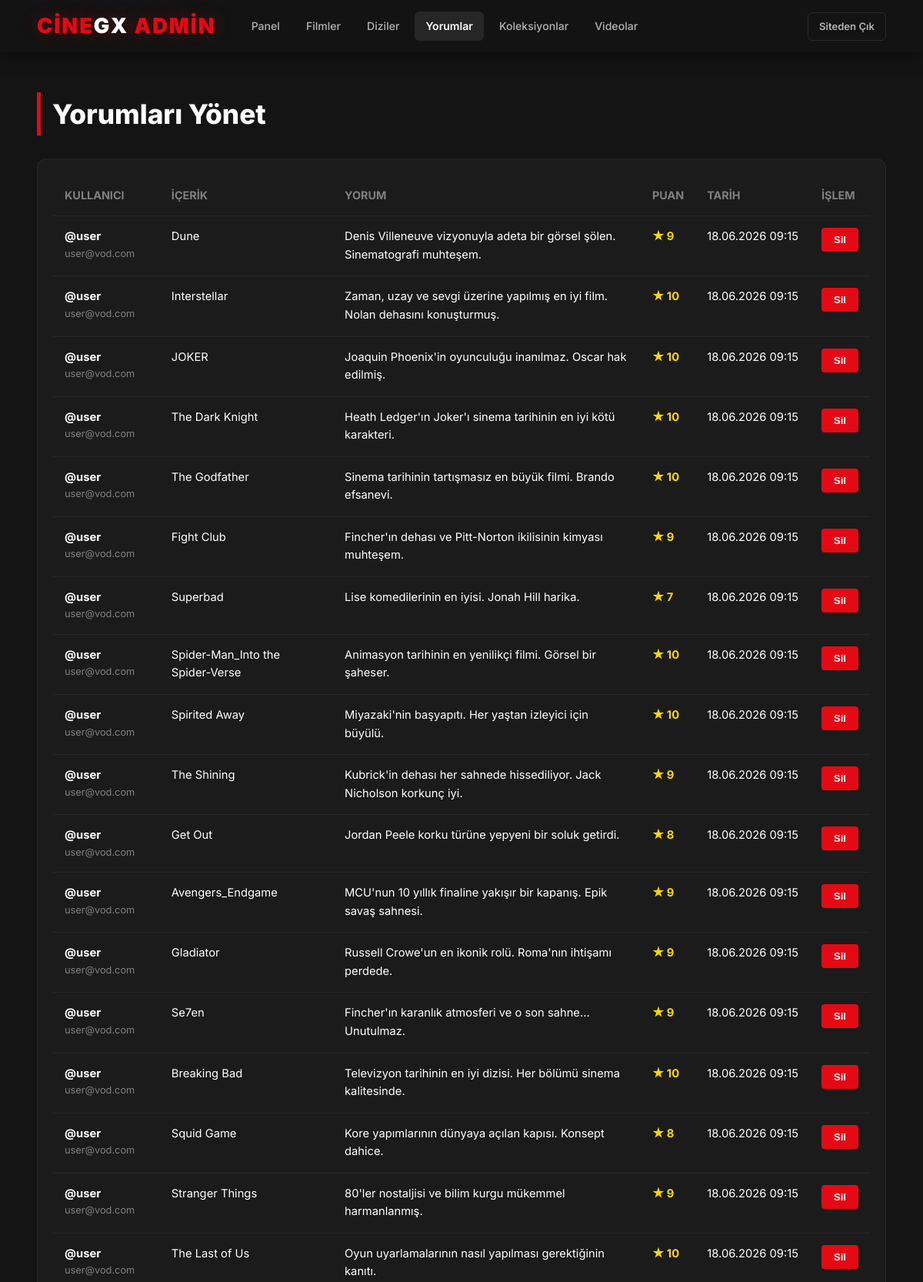
The app's page /admin/comments.php (signed in, upper part) with its own data.
### tables this page shows
CREATE TABLE `comments` (
  `id` int(11) NOT NULL AUTO_INCREMENT,
  `user_id` int(11) NOT NULL,
  `content_id` int(11) NOT NULL,
  `content_type` enum('movie','series') NOT NULL,
  `rating` int(2) NOT NULL CHECK (`rating` >= 1 AND `rating` <= 10),
  `comment_text` text NOT NULL,
  `likes` int(11) DEFAULT 0,
  `created_at` timestamp DEFAULT current_timestamp(),
  PRIMARY KEY (`id`),
  FOREIGN KEY (`user_id`) REFERENCES `users`(`id`) ON DELETE CASCADE
);

CREATE TABLE `users` (
  `id` int(11) NOT NULL AUTO_INCREMENT,
  `username` varchar(50) NOT NULL,
  `email` varchar(100) NOT NULL,
  `password_hash` varchar(255) NOT NULL,
  `is_premium` tinyint(1) DEFAULT 0,
  `is_admin` tinyint(1) DEFAULT 0,
  `created_at` timestamp DEFAULT current_timestamp(),
  PRIMARY KEY (`id`),
  UNIQUE KEY `email` (`email`)
);

### admin/comments.php (the view, shortened to what this page needs)
<?php
require_once __DIR__ . '/../includes/db.php';
$stmt = $pdo->query("
    SELECT c.*, u.username, u.email, COALESCE(m.title, s.title) AS content_title
    FROM comments c
    JOIN users u ON c.user_id = u.id
    LEFT JOIN movies m ON c.content_type = 'movie' AND c.content_id = m.id
    LEFT JOIN series s ON c.content_type = 'series' AND c.content_id = s.id
    ORDER BY c.created_at DESC
");
$comments = $stmt->fetchAll();
?>
<!DOCTYPE html>
<html lang="tr">
<head>
    <link rel="stylesheet" href="../assets/css/style.css">
</head>
<body>
<header class="navbar scrolled">
    <div class="navbar-inner">
        <a href="../index.php" class="navbar-logo">Cine<span>GX</span> Admin</a>
        <nav class="navbar-nav">
            <a href="index.php" class="nav-link">Panel</a>
            <a href="movies.php" class="nav-link">Filmler</a>
            <a href="series.php" class="nav-link">Diziler</a>
            <a href="comments.php" class="nav-link active">Yorumlar</a>
            <a href="collections.php" class="nav-link">Koleksiyonlar</a>
            <a href="videos.php" class="nav-link">Videolar</a>
        </nav>
        <div class="navbar-user">
            <a href="../index.php" class="btn-logout">Siteden Çık</a>
        </div>
    </div>
</header>
<div class="admin-page">
    <h1 class="admin-title">Yorumları Yönet</h1>
    <div class="comments-table-wrapper">
        <?php if (empty($comments)): ?>
            <p style="color: var(--text-muted); text-align: center; padding: 20px;">Sistemde henüz yorum bulunmuyor.</p>
        <?php else: ?>
            <table>
                <thead>
                    <tr>
                        <th>Kullanıcı</th>
                        <th>İçerik</th>
                        <th>Yorum</th>
                        <th>Puan</th>
                        <th>Tarih</th>
                        <th>İşlem</th>
                    </tr>
                </thead>
                <tbody>
                    <?php foreach ($comments as $comm): ?>
                        <tr>
                            <td>
                                <div class="comment-user-info">
                                    <span>@<?= htmlspecialchars($comm['username']) ?></span>
                                    <span><?= htmlspecialchars($comm['email']) ?></span>
                                </div>
                            </td>
                            <td><?= htmlspecialchars($comm['content_title'] ?? 'Bilinmeyen İçerik') ?></td>
                            <td><?= htmlspecialchars($comm['comment_text']) ?></td>
                            <td style="color: #FFD700; font-weight: 700;">★ <?= $comm['rating'] ?></td>
                            <td style="white-space: nowrap;"><?= date('d.m.Y H:i', strtotime($comm['created_at'])) ?></td>
                            <td>
                                <form action="comments.php" method="POST" onsubmit="return confirm('Bu yorumu silmek istediğinize emin misiniz?');">
                                    <button type="submit" class="btn-delete">Sil</button>
                                </form>
                            </td>
                        </tr>
                    <?php endforeach; ?>
                </tbody>
            </table>
        <?php endif; ?>
    </div>
</div>
</body>
</html>

### assets/css/style.css (style rules this page uses)
*, *::before, *::after { margin: 0; padding: 0; box-sizing: border-box; }
:root { --bg-primary: #141414; --bg-secondary: #1a1a1a; --bg-card: #1f1f1f; --bg-input: #333333; --text-primary: #FFFFFF; --text-secondary: #B3B3B3; --text-muted: #808080; --accent: #E50914; --accent-hover: #f6121d; --accent-glow: rgba(229, 9, 20, 0.35); --success: #46d369; --error: #e87c03; --border: #333333; --radius: 4px; --radius-lg: 8px; --shadow: 0 4px 20px rgba(0,0,0,0.6); --shadow-heavy: 0 8px 40px rgba(0,0,0,0.8); --transition: all 0.3s ease-in-out; --transition-fast: all 0.15s ease; }
html { font-size: 16px; scroll-behavior: smooth; }
body { font-family: 'Inter', 'Helvetica Neue', Arial, sans-serif; background-color: var(--bg-primary); color: var(--text-primary); min-height: 100vh; line-height: 1.6; -webkit-font-smoothing: antialiased; -moz-osx-font-smoothing: grayscale; }
a { color: var(--text-primary); text-decoration: none; transition: var(--transition); }
.navbar { position: fixed; top: 0; left: 0; right: 0; z-index: 1000; background: linear-gradient(180deg, rgba(0,0,0,0.85) 0%, transparent 100%); transition: background 0.4s ease, box-shadow 0.4s ease; padding: 0 4%; }
.navbar.scrolled { background: rgba(20,20,20,0.97); backdrop-filter: blur(12px); box-shadow: 0 2px 20px rgba(0,0,0,0.5); }
.navbar-inner { max-width: 1400px; margin: 0 auto; display: flex; align-items: center; height: 68px; gap: 32px; }
.navbar-logo { font-size: 1.7rem; font-weight: 900; color: var(--accent) !important; letter-spacing: 2px; text-transform: uppercase; text-shadow: 0 0 20px var(--accent-glow); flex-shrink: 0; }
.navbar-logo span { color: var(--text-primary); }
.navbar-nav { display: flex; align-items: center; gap: 6px; flex: 1; }
.nav-link { display: flex; align-items: center; gap: 6px; padding: 8px 14px; border-radius: 6px; font-size: 0.88rem; font-weight: 500; color: var(--text-secondary) !important; transition: all 0.2s ease; white-space: nowrap; }
.nav-link:hover, .nav-link.active { color: var(--text-primary) !important; background: rgba(255,255,255,0.08); }
.nav-link.active { font-weight: 600; }
.navbar-user { display: flex; align-items: center; gap: 12px; flex-shrink: 0; }
.btn-logout { display: flex; align-items: center; gap: 5px; padding: 7px 14px; border-radius: 6px; font-size: 0.82rem; font-weight: 600; color: var(--text-secondary) !important; border: 1px solid rgba(255,255,255,0.1); transition: all 0.2s ease; }

### admin/comments.php (style rules this page uses)
.admin-page { padding: 120px 4% 60px; max-width: 1200px; margin: 0 auto; }
.admin-title { font-size: 2.2rem; font-weight: 800; margin-bottom: 30px; border-left: 5px solid var(--accent); padding-left: 15px; }
.comments-table-wrapper { background: rgba(255, 255, 255, 0.03); border: 1px solid rgba(255, 255, 255, 0.05); border-radius: 12px; overflow-x: auto; padding: 20px; }
table { width: 100%; border-collapse: collapse; text-align: left; }
th, td { padding: 15px; border-bottom: 1px solid rgba(255, 255, 255, 0.05); vertical-align: top; }
th { font-weight: 700; color: var(--text-muted); font-size: 0.9rem; text-transform: uppercase; }
td { font-size: 0.92rem; }
.comment-user-info { display: flex; flex-direction: column; }
.comment-user-info span:first-child { font-weight: bold; color: var(--text-primary); }
.comment-user-info span:last-child { font-size: 0.8rem; color: var(--text-muted); }
.btn-delete { background: var(--accent); color: white; border: none; padding: 8px 16px; border-radius: 4px; font-weight: 600; font-size: 0.82rem; cursor: pointer; transition: 0.2s; }

### records on screen
comments: user.username "user", user.email "user@vod.com", content_title "Dune", comment_text "Denis Villeneuve vizyonuyla adeta bir görsel şölen. Sinematografi muhteşem.", rating "9", created_at "18.06.2026 09:15"
comments: user.username "user", user.email "user@vod.com", content_title "Interstellar", comment_text "Zaman, uzay ve sevgi üzerine yapılmış en iyi film. Nolan dehasını konuşturmuş.", rating "10", created_at "18.06.2026 09:15"
comments: user.username "user", user.email "user@vod.com", content_title "JOKER", comment_text "Joaquin Phoenix'in oyunculuğu inanılmaz. Oscar hak edilmiş.", rating "10", created_at "18.06.2026 09:15"
comments: user.username "user", user.email "user@vod.com", content_title "The Dark Knight", comment_text "Heath Ledger'ın Joker'ı sinema tarihinin en iyi kötü karakteri.", rating "10", created_at "18.06.2026 09:15"
comments: user.username "user", user.email "user@vod.com", content_title "The Godfather", comment_text "Sinema tarihinin tartışmasız en büyük filmi. Brando efsanevi.", rating "10", created_at "18.06.2026 09:15"
comments: user.username "user", user.email "user@vod.com", content_title "Fight Club", comment_text "Fincher'ın dehası ve Pitt-Norton ikilisinin kimyası muhteşem.", rating "9", created_at "18.06.2026 09:15"
comments: user.username "user", user.email "user@vod.com", content_title "Superbad", comment_text "Lise komedilerinin en iyisi. Jonah Hill harika.", rating "7", created_at "18.06.2026 09:15"
comments: user.username "user", user.email "user@vod.com", content_title "Spider-Man_Into the Spider-Verse", comment_text "Animasyon tarihinin en yenilikçi filmi. Görsel bir şaheser.", rating "10", created_at "18.06.2026 09:15"
comments: user.username "user", user.email "user@vod.com", content_title "Spirited Away", comment_text "Miyazaki'nin başyapıtı. Her yaştan izleyici için büyülü.", rating "10", created_at "18.06.2026 09:15"
comments: user.username "user", user.email "user@vod.com", content_title "The Shining", comment_text "Kubrick'in dehası her sahnede hissediliyor. Jack Nicholson korkunç iyi.", rating "9", created_at "18.06.2026 09:15"
comments: user.username "user", user.email "user@vod.com", content_title "Get Out", comment_text "Jordan Peele korku türüne yepyeni bir soluk getirdi.", rating "8", created_at "18.06.2026 09:15"
comments: user.username "user", user.email "user@vod.com", content_title "Avengers_Endgame", comment_text "MCU'nun 10 yıllık finaline yakışır bir kapanış. Epik savaş sahnesi.", rating "9", created_at "18.06.2026 09:15"
comments: user.username "user", user.email "user@vod.com", content_title "Gladiator", comment_text "Russell Crowe'un en ikonik rolü. Roma'nın ihtişamı perdede.", rating "9", created_at "18.06.2026 09:15"
comments: user.username "user", user.email "user@vod.com", content_title "Se7en", comment_text "Fincher'ın karanlık atmosferi ve o son sahne... Unutulmaz.", rating "9", created_at "18.06.2026 09:15"
comments: user.username "user", user.email "user@vod.com", content_title "Breaking Bad", comment_text "Televizyon tarihinin en iyi dizisi. Her bölümü sinema kalitesinde.", rating "10", created_at "18.06.2026 09:15"
comments: user.username "user", user.email "user@vod.com", content_title "Squid Game", comment_text "Kore yapımlarının dünyaya açılan kapısı. Konsept dahice.", rating "8", created_at "18.06.2026 09:15"
comments: user.username "user", user.email "user@vod.com", content_title "Stranger Things", comment_text "80'ler nostaljisi ve bilim kurgu mükemmel harmanlanmış.", rating "9", created_at "18.06.2026 09:15"
comments: user.username "user", user.email "user@vod.com", content_title "The Last of Us", comment_text "Oyun uyarlamalarının nasıl yapılması gerektiğinin kanıtı.", rating "10", created_at "18.06.2026 09:15"
